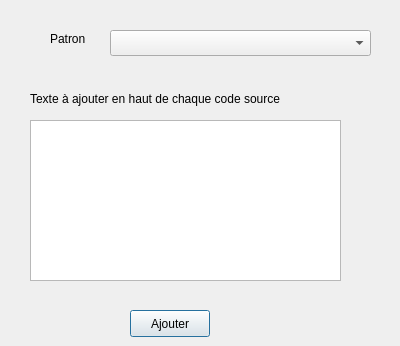
<?xml version="1.0" encoding="UTF-8"?>
<ui version="4.0">
 <class>AddText</class>
 <widget class="QDialog" name="AddText">
  <property name="geometry">
   <rect>
    <x>0</x>
    <y>0</y>
    <width>400</width>
    <height>346</height>
   </rect>
  </property>
  <property name="windowTitle">
   <string>Ajouter un texte</string>
  </property>
  <widget class="QTextEdit" name="textAdd">
   <property name="geometry">
    <rect>
     <x>30</x>
     <y>120</y>
     <width>311</width>
     <height>161</height>
    </rect>
   </property>
  </widget>
  <widget class="QLabel" name="label">
   <property name="geometry">
    <rect>
     <x>30</x>
     <y>90</y>
     <width>261</width>
     <height>17</height>
    </rect>
   </property>
   <property name="text">
    <string>Texte à ajouter en haut de chaque code source</string>
   </property>
  </widget>
  <widget class="QPushButton" name="buttonAdd">
   <property name="geometry">
    <rect>
     <x>130</x>
     <y>310</y>
     <width>80</width>
     <height>27</height>
    </rect>
   </property>
   <property name="text">
    <string>Ajouter</string>
   </property>
  </widget>
  <widget class="QComboBox" name="comboBox">
   <property name="geometry">
    <rect>
     <x>110</x>
     <y>30</y>
     <width>261</width>
     <height>26</height>
    </rect>
   </property>
   <item>
    <property name="text">
     <string/>
    </property>
   </item>
  </widget>
  <widget class="QLabel" name="label_2">
   <property name="geometry">
    <rect>
     <x>50</x>
     <y>30</y>
     <width>54</width>
     <height>17</height>
    </rect>
   </property>
   <property name="text">
    <string>Patron</string>
   </property>
  </widget>
 </widget>
 <resources/>
 <connections/>
</ui>
